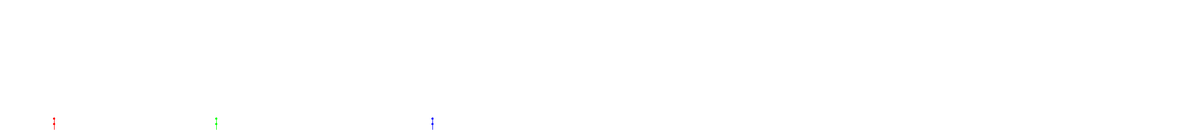
Frame 1 (no input)
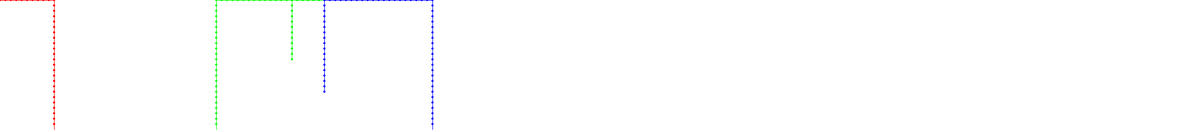
Frame 60 (the mouse pressed at the canvas centre just before this capture)
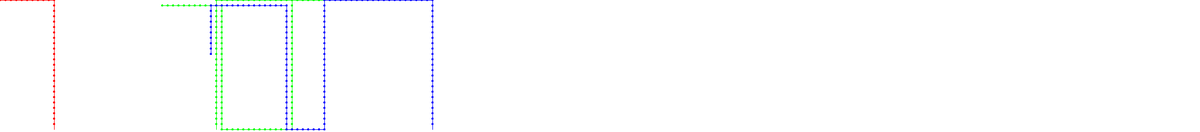
Frame 120 (the mouse held since frame 60 and released just before this capture)

The Processing sketch that drew these frames (run headless with seeded random() and noise(); from frame 60 on, the mouse is pressed at the canvas centre):

// Processing sketch: Cables
// ── Cables.pde
 //<>//

int cablesCount = 3;

// 2.3 * 9 + 1.5    2.45 // times 4
void setup() {
  size(2220, 245);
  background(255);

  cable = new Cable(color(255, 0, 0), new PVector(100, 240), new PVector(100, 230), l1);
  cable2 = new Cable(color(0, 255, 0), new PVector(400, 240), new PVector(400, 230), l2);
  cable3 = new Cable(color(0, 0, 255), new PVector(800, 240), new PVector(800, 230), l3);
}

class Cable {
  int stepLength = 10; // cm
  int cablesMaxLength = 11600; // cm

  ArrayList<PVector> steps;
  int mColor = 0;

  Cable(int mColor, PVector start, PVector direction, ArrayList<PVector> steps) {
    this.steps = steps;
    steps.add(start);
    steps.add(direction);
    this.mColor = mColor;
  }

  PVector pointForward(PVector prev, PVector current) {
    PVector next = PVector.sub(current, prev);
    next.add(current);
    return next;
  }

  PVector getNextRandom(PVector current) {

    ArrayList<PVector> neighbours = new ArrayList();
    neighbours.add(new PVector(current.x + stepLength, current.y));
    neighbours.add(new PVector(current.x - stepLength, current.y));
    neighbours.add(new PVector(current.x, current.y + stepLength));
    neighbours.add(new PVector(current.x, current.y - stepLength));

    for (int i = 0; i < neighbours.size() || neighbours.size() == 0; i++) {
      if (!isFree2Go(neighbours.get(i))) {
        neighbours.remove(i);
        i = 0;
      }
    }
    return neighbours.get(int(random(0, neighbours.size())));
  }

  boolean isFree2Go(PVector p) {
    if (p.x > width || p.x < 0 || p.y > height || p.y < 0) { //<>//
      return false;
    }

    for (PVector s : l1) {
      if (s.x == p.x && s.y == p.y) {
        return false;
      }
    }

    for (PVector s : l2) {
      if (s.x == p.x && s.y == p.y) {
        return false;
      }
    }

    for (PVector s : l3) {
      if (s.x == p.x && s.y == p.y) {
        return false;
      }
    }
    return true;
  }

  void step() {
    if (cablesMaxLength <= 0) {
      return;
    }
    PVector forward = pointForward(steps.get(steps.size()-2), steps.get(steps.size()-1));
    if (isFree2Go(forward)) {
      steps.add(forward);
    } else {
      steps.add(getNextRandom(steps.get(steps.size()-1)));
    }
    println(cablesMaxLength);
    cablesMaxLength -= stepLength;
  }

  void display() {
    strokeWeight(1);
    stroke(mColor);
    for (int i = 1; i < steps.size(); i++) {
      PVector prev = steps.get(i-1);
      PVector current = steps.get(i);
      fill(mColor);
      ellipse(current.x, current.y, 3,3);
      line(prev.x, prev.y, current.x, current.y);
    }
  }
}


ArrayList<PVector> l1 = new ArrayList<PVector>();
ArrayList<PVector> l2 = new ArrayList<PVector>();
ArrayList<PVector> l3 = new ArrayList<PVector>();

Cable cable;
Cable cable2;
Cable cable3;

void draw() {
  background(255);
  cable.step();
  cable.display();  
  cable2.step();
  cable2.display();
  cable3.step();
  cable3.display();
}
